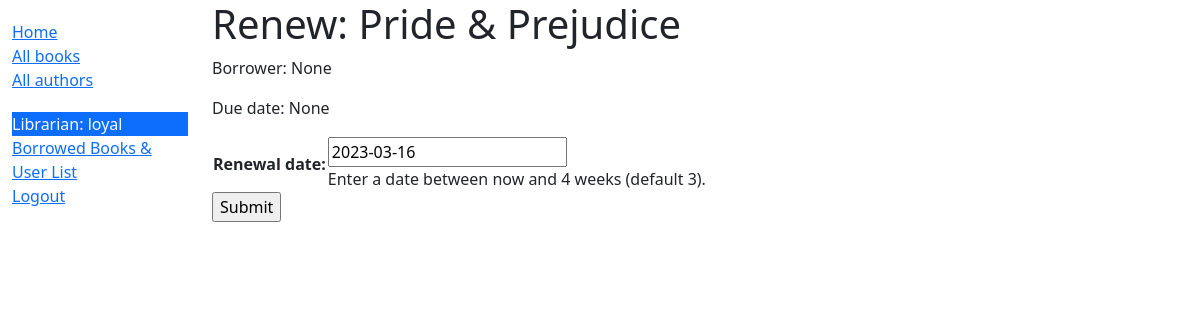
Page /catalog/book/9a93e7a1-757c-4b6b-9207-58af9ab07242/renew/ (signed in) on the earlier database version.
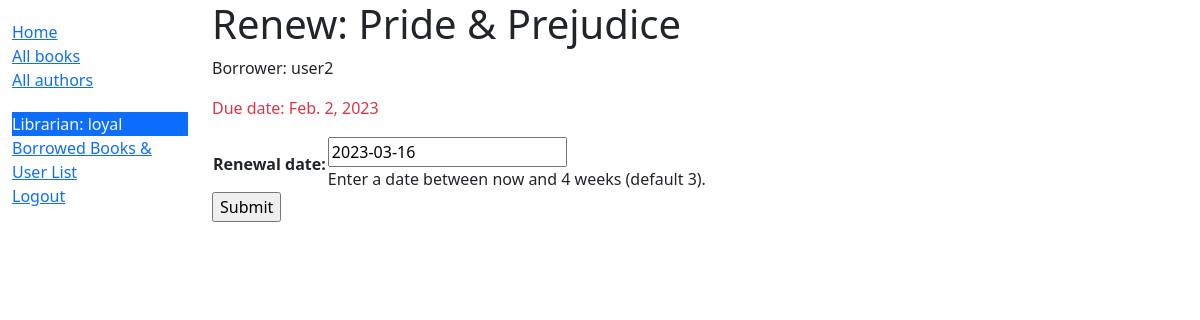
Same page on the later database version.
### catalog/models.py (models this page shows, shortened)
class BookInstance(models.Model):
	id = models.UUIDField(primary_key=True, default=uuid.uuid4(), help_text="Unique ID for this particular book "
	                                                                        "across whole library")
	book = models.ForeignKey(Book, on_delete=models.RESTRICT, null=True)
	imprint = models.CharField(max_length=200)
	due_back = models.DateField(null=True, blank=True)
	borrower = models.ForeignKey(User, on_delete=models.SET_NULL, null=True, blank=True)
	LOAN_STATUS = (
		('m', 'Maintenance'),
		('o', 'On loan'),
		('a', 'Available'),
		('r', 'Reserved')
	)
	status = models.CharField(
		max_length=1,
		choices=LOAN_STATUS,
		blank=True,
		default='m',
		help_text='Book availability'
	)
	class Meta:
		ordering = ['due_back']
		permissions = (("can_mark_returned", "Set book as returned"),)
	@property
	def is_overdue(self):
		return bool(self.due_back and date.today() > self.due_back)

### catalog/views.py (the view)
# urls.py: path('book/<uuid:pk>/renew/', views.renew_book_librarian, name='renew-book-librarian'),
@login_required
@permission_required('catalog.can_mark_returned', raise_exception=True)
def renew_book_librarian(request, pk):
	book_instance = get_object_or_404(BookInstance, pk=pk)
	if request.method == 'POST':
		form = RenewBookForm(request.POST)
		if form.is_valid():
			book_instance.due_back = form.cleaned_data['renewal_date']
			book_instance.save()
			return HttpResponseRedirect(reverse('loaned'))
	else:
		proposed_renewal_date = datetime.date.today() + datetime.timedelta(weeks=3)
		form = RenewBookForm(initial={'renewal_date': proposed_renewal_date})
	context = {
		'form': form,
		'book_instance': book_instance
	}
	return render(request, 'catalog/book_renew_librarian.html', context)

### catalog/forms.py (shortened to what this page needs)
class RenewBookForm(forms.Form):
	renewal_date = forms.DateField(help_text='Enter a date between now and 4 weeks (default 3).')

### catalog/templates/catalog/book_renew_librarian.html (shortened to what this page needs)
{% extends 'base_generic.html' %}
{% block content %}
    <h1>Renew: {{ book_instance.book.title }}</h1>
    <p>Borrower: {{ book_instance.borrower }}</p>
    <p{% if book_instance.is_overdue %} class="text-danger" {% endif %}>Due date: {{ book_instance.due_back }} </p>
    <form action="" method="post">
        <table>
            {{ form.as_table }}
        </table>
            <input type="submit" value="Submit" >
    </form>
{% endblock %}

Differences in the rows shown:
changed BookInstance: borrower "None" → "user2"; due_back "None" → "Feb. 2, 2023"
